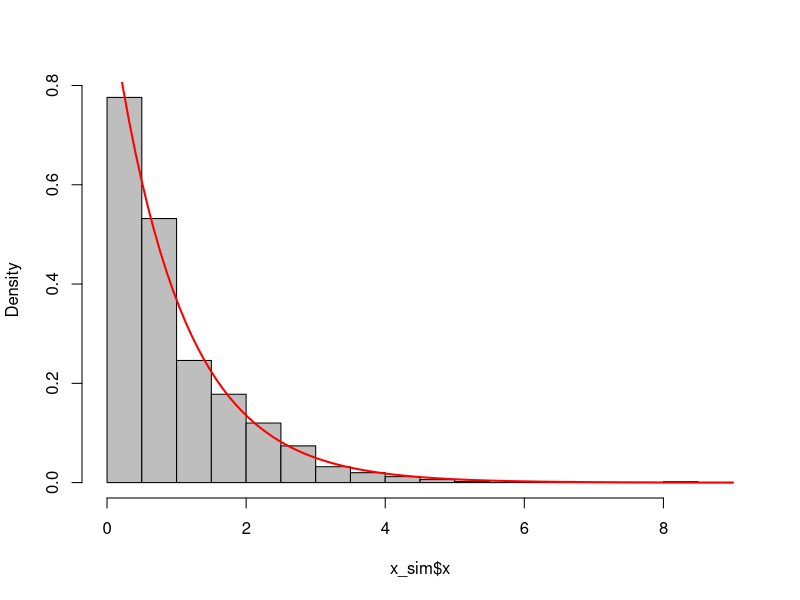
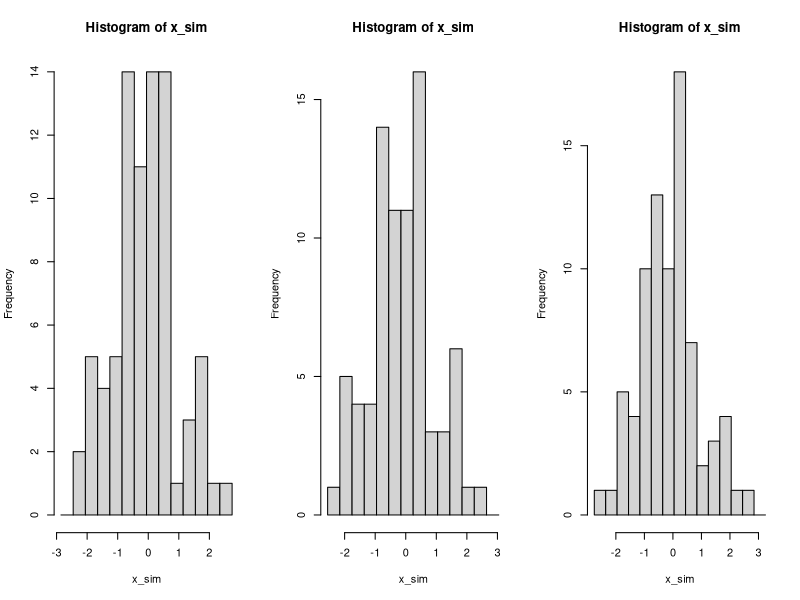
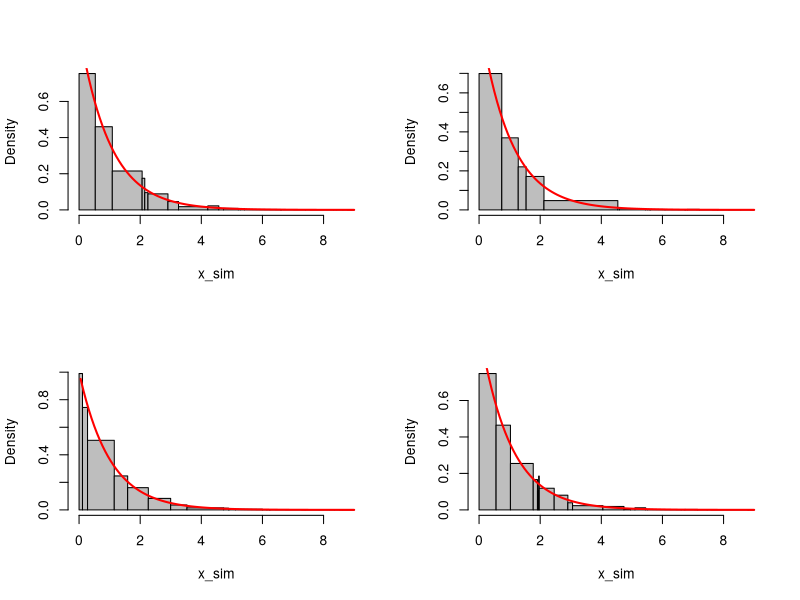
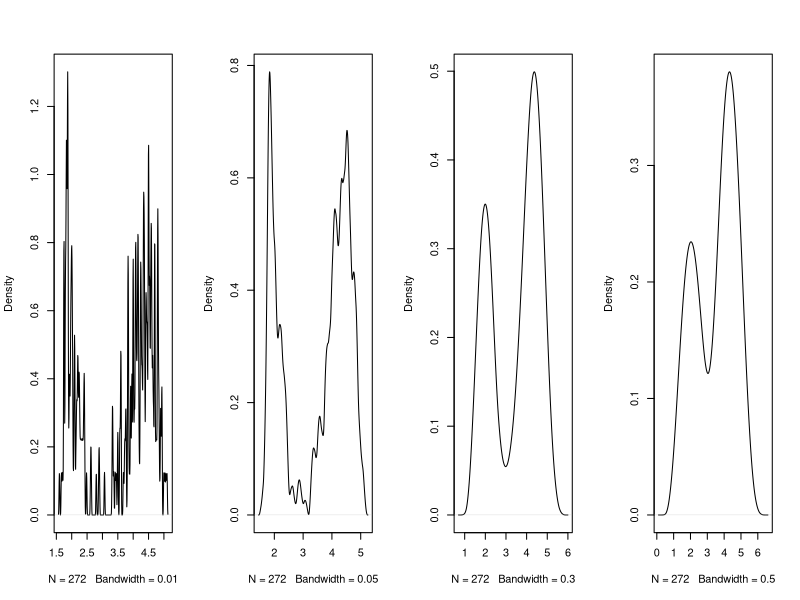
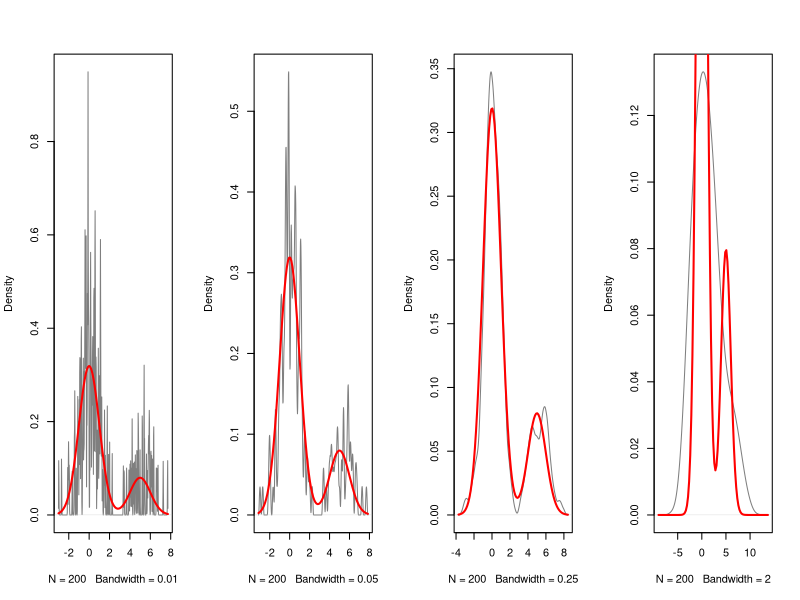
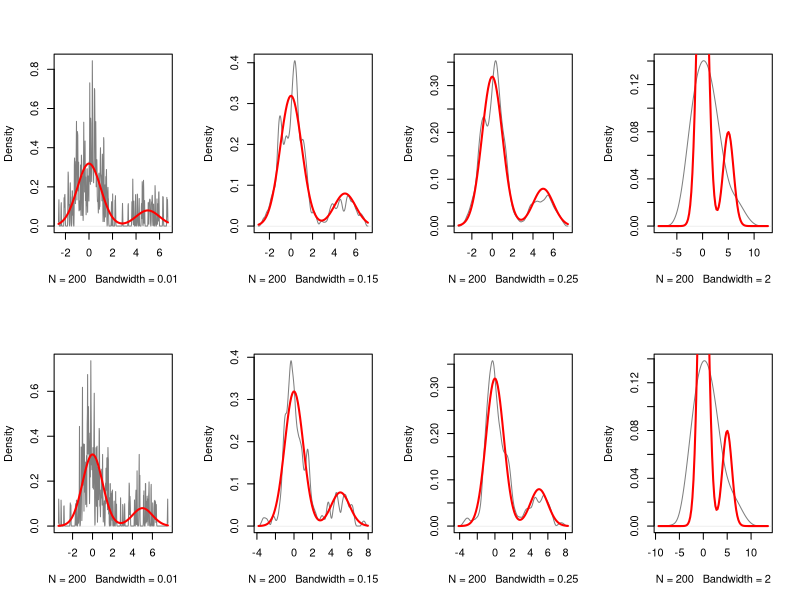
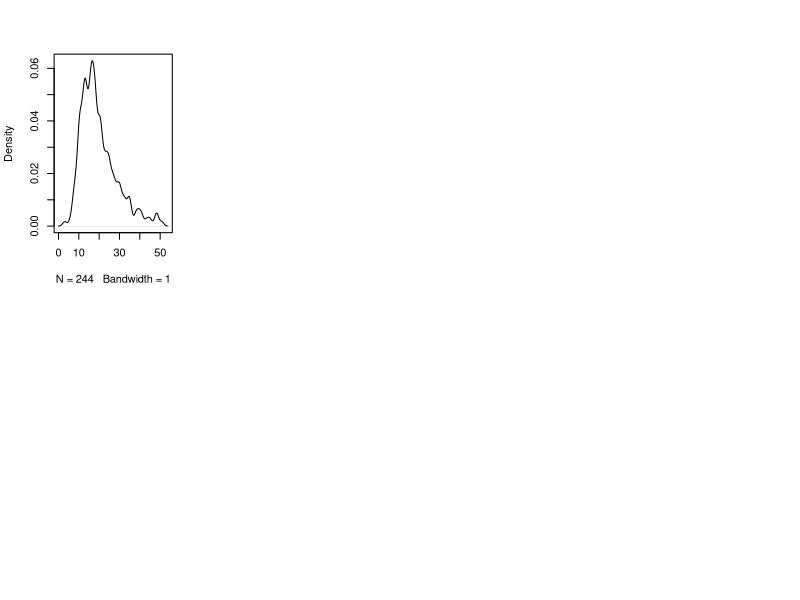

The R script that drew these images, in order:
## ---- chunk 1
set.seed(72)
x_sim <- data.frame(id = 1:1000, x = rexp(1000, rate = 1))
hist(x_sim$x, breaks = seq(0, 9, 0.5), col = "gray", freq = FALSE, main = "") 
exp_1 <- function(x){ dexp(x, rate = 1) }
curve(exp_1, add = TRUE, from = 0.05, to = 9,
    col = "red", lwd = 2, main = "")
## ---- chunk 2
set.seed(28)
x_sim <- rnorm(80)
min_x <- min(x_sim)
max_x <- max(x_sim)
par(mfcol=c(1,3))
hist(x_sim, seq(min_x - 0.5, max_x + 0.5, by = 0.4))
hist(x_sim, seq(min_x - 0.2, max_x + 0.7, by = 0.4))
hist(x_sim, seq(min_x - 0.4, max_x + 0.9, by = 0.4))
## ---- chunk 3
set.seed(2872)
x_sim <- rexp(1000, rate = 1)
par(mfcol = c(2,2))
hist(x_sim, breaks = c(0, runif(20, 0, 9), 9), col = "gray", freq = FALSE,
main ="")
curve(exp_1, add = TRUE, from = 0.05, to = 9,
    col = "red", lwd = 2, main = "")

hist(x_sim, breaks = c(0, runif(20, 0, 9), 9), col = "gray", freq = FALSE,
main ="")
curve(exp_1, add = TRUE, from = 0.05, to = 9,
    col = "red", lwd = 2, main = "")

hist(x_sim, breaks = c(0, runif(20, 0, 9), 9), col = "gray", freq = FALSE,
main ="")
curve(exp_1, add = TRUE, from = 0.05, to = 9,
    col = "red", lwd = 2, main = "")

hist(x_sim, breaks = c(0, runif(20, 0, 9), 9), col = "gray", freq = FALSE,
        main ="")
curve(exp_1, add = TRUE, from = 0.05, to = 9,
    col = "red", lwd = 2, main = "")
## ---- chunk 4
# intentamos 4 anchos de banda distintos
anchos_banda <- c(0.01, 0.05, 0.3, 0.5)

par(mfrow = c(1, 4))
for(b in anchos_banda){ 
  dens <- density(faithful$eruptions, kernel = 'biweight', bw = b)
  plot(dens, main ="")
}
## ---- chunk 5
set.seed(51)
num_sim <- 200
x <- ifelse(runif(num_sim) > 0.2, rnorm(num_sim, 0), rnorm(num_sim, 5))
anchos_banda <- c(0.01, 0.05, 0.25, 2)
mezclaDens <- function(x){ 0.8 * dnorm(x, 0) + 0.2*dnorm(x, 5)} 

par(mfrow = c(1, 4))
for(b in anchos_banda){ 
  dens <- density(x, kernel = 'biweight', bw = b)
  plot(dens, main = "", col="gray50")
  curve(mezclaDens, add = TRUE, col="red", lwd=2)
}
## ---- chunk 6
set.seed(52)
num_sim <- 200
x <- ifelse(runif(num_sim) > 0.2, rnorm(num_sim, 0), rnorm(num_sim, 5))
anchos_banda <- c(0.01, 0.15, 0.25, 2)
mezclaDens <- function(x){ 0.8 * dnorm(x, 0) + 0.2*dnorm(x, 5)} 

par(mfrow = c(2, 4))
for(b in anchos_banda){ 
  dens <- density(x, kernel = 'biweight', bw = b)
  plot(dens, main = "", col="gray50")
  curve(mezclaDens, add = TRUE, col="red", lwd=2)
}
x <- ifelse(runif(num_sim) > 0.2, rnorm(num_sim, 0), rnorm(num_sim, 5))
for(b in anchos_banda){ 
  dens <- density(x, kernel = 'biweight', bw = b)
  plot(dens, main = "", col="gray50")
  curve(mezclaDens, add = TRUE, col="red", lwd=2)
}
## ---- chunk 7
library(reshape2)
#mean(tips$total_bill)
#median(tips$total_bill)
plot(density(tips$total_bill, bw = 1, from=0), main = "")
## ---- chunk 8
set.seed(221285)
x <- rnorm(20, 150, 10)
y <- rnorm(20, 100, 18)
print(sort(x), digits = 5)
print(sort(y), digits = 4)
## ---- chunk 9
resumen_cuenta <- fivenum(tips$total_bill)
names(resumen_cuenta) <- c('min','cuarto.inf','mediana','cuarto.sup', 'max')
resumen_tips <- fivenum(tips$tip)
names(resumen_tips) <- c('min','cuarto.inf','mediana','cuarto.sup', 'max')
resumen_cuenta
resumen_tips
## ---- chunk 10
sd(tips$tip)
sqrt(sum((tips$tip - mean(tips$tip))^2)/(length(tips$tip) - 1))
## ---- chunk 11
set.seed(2273283)

# creamos un vector con 200 simulaciones de una normal (media 5 y desv. est. 2)
x_norm <- rnorm(200, 5, 2)
# calculamos la desviación estándar y la media
d_est_norm <- sd(x_norm)
d_est_norm

media_norm <- mean(x_norm)
media_norm

# contamos cúantos valores están a una (y dos) desviación estándar
x_1de_norm <- (x_norm > media_norm - d_est_norm) & 
  (x_norm < media_norm + d_est_norm)
x_2de_norm <- (x_norm > media_norm - 2 * d_est_norm) & 
  (x_norm < media_norm + 2 * d_est_norm)

mean(x_1de_norm)
mean(x_2de_norm)
## ---- chunk 12
# creamos un vector con 200 simulaciones de una exponencial (tasa 2)
x_exp <- rexp(500, 2)
# calculamos la desviación estándar y la media
d_est_exp <- sd(x_exp)
d_est_exp

media_exp <- mean(x_exp)
media_exp

# contamos cúantos valores están a una (y dos) desviación estándar
x_1de_exp <- (x_exp > media_exp - d_est_exp) & 
  (x_exp < media_exp + d_est_exp)
x_2de_exp <- (x_exp > media_exp - 2 * d_est_exp) & 
  (x_exp < media_exp + 2 * d_est_exp)

mean(x_1de_exp)
mean(x_2de_exp)
## ---- chunk 13
cuentas <- tips$total_bill
media <- mean(cuentas)
s <- sd(cuentas)
s/media
